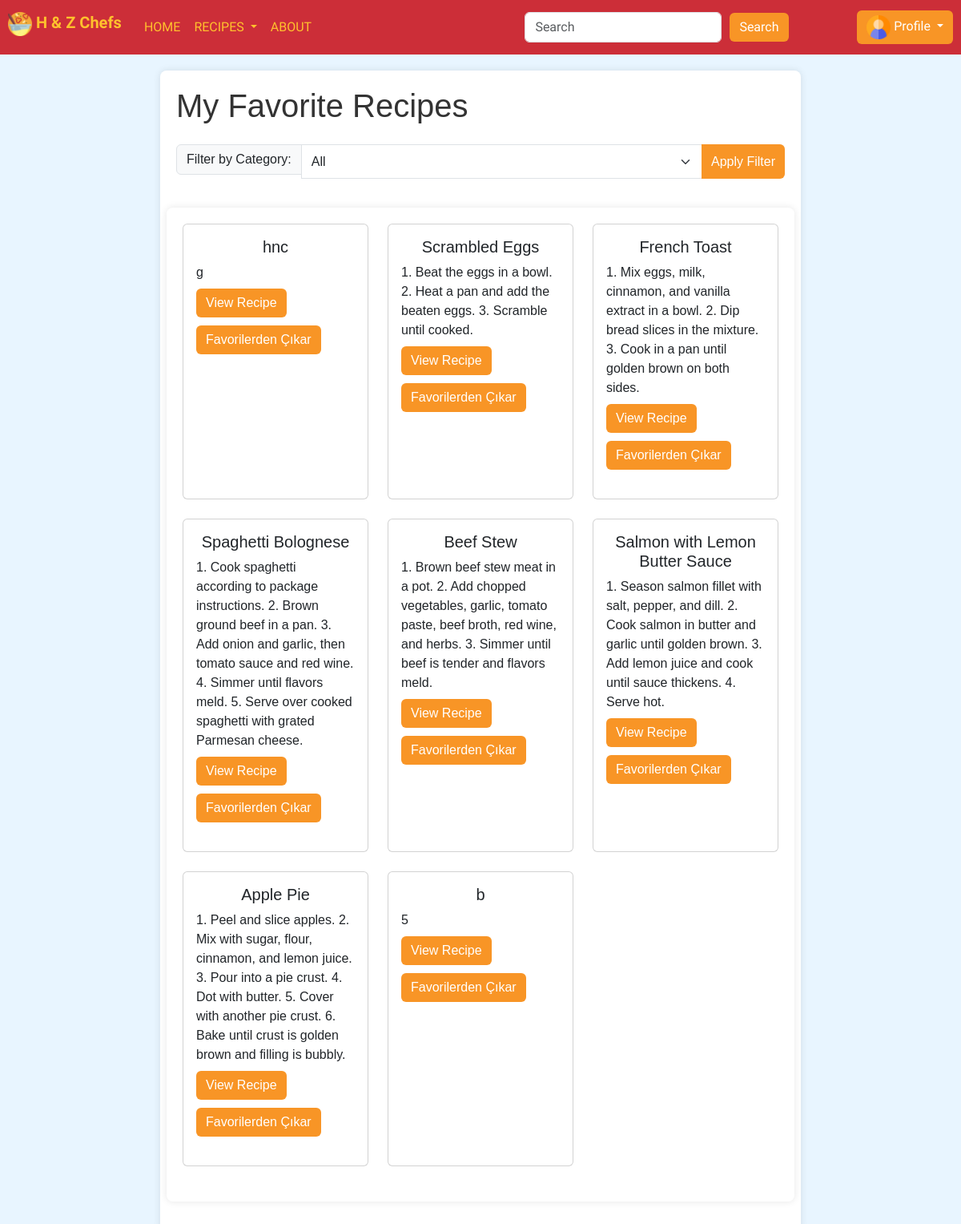
The page /pages/my_favorites.php (signed in) on the database its author committed.
### tables this page shows
CREATE TABLE `recipes` (
  `id` int(11) NOT NULL,
  `recipe_name` varchar(255) NOT NULL,
  `category` varchar(255) NOT NULL,
  `prep_time` int(11) NOT NULL,
  `cook_time` int(11) NOT NULL,
  `ingredients` text NOT NULL,
  `instructions` text NOT NULL,
  `image` varchar(255) NOT NULL,
  `difficulty` varchar(50) NOT NULL,
  `serving_size` int(11) NOT NULL
);

### pages/my_favorites.php (the view, shortened to what this page needs)
<?php
$categoryFilter = "";
?>
<!DOCTYPE html>
<html lang="en">
<head>
    <link href="https://cdn.jsdelivr.net/npm/bootstrap@5.3.3/dist/css/bootstrap.min.css" rel="stylesheet">
    <link rel="stylesheet" href="../navbar2.css">
    <link rel="stylesheet" href="../styles/my_profile.css">
</head>
<body>
    <?php include("../navbar2.php"); ?>
    <div class="container">
        <h1 class="mb-4">My Favorite Recipes</h1>
        <form action="" method="get" class="mb-3">
            <div class="input-group">
                <label class="input-group-text" for="categoryFilter">Filter by Category:</label>
                <select class="form-select" id="categoryFilter" name="category">
                    <option value="" <?php echo (empty($_GET['category']) ? 'selected' : ''); ?>>All</option>
                </select>
                <button type="submit" class="btn btn-primary">Apply Filter</button>
            </div>
        </form>
        <div class="row">
        <?php
        include("../baglanti.php");
        $user_id = $_SESSION['user_id'];
        $sql = "SELECT r.id, r.recipe_name, r.category, r.instructions
                FROM recipes r
                INNER JOIN user_favorites uf ON r.id = uf.recipe_id
                WHERE uf.user_id = '$user_id' $categoryFilter";
        $result = mysqli_query($conn, $sql);
        if (mysqli_num_rows($result) > 0) {
            echo "<div class='container'>";
            echo "<div class='row'>";
            while ($row = mysqli_fetch_assoc($result)) {
                echo "<div class='col-md-6 col-lg-4 mb-4'>";
                echo "<div class='card h-100'>";
                echo "<div class='card-body'>";
                echo "<h5 class='card-title'>" . htmlspecialchars($row["recipe_name"]) . "</h5>";
                echo "<p class='card-text'>" . htmlspecialchars($row["instructions"]) . "</p>";
                echo "<a href='recipe_details.php?recipe_id=" . $row["id"] . "' class='btn btn-primary'>View Recipe</a>";
                echo "<form action='remove_favorite.php' method='post' style='display:inline-block; margin-top: 10px;'>";
                echo "<button type='submit' class='btn btn-danger'>Favorilerden Çıkar</button>";
                echo "</form>";
                echo "</div>";
                echo "</div>";
                echo "</div>";
            }
            echo "</div>";
            echo "</div>";
        } else {
            echo "<p>There are no favorite recipes.</p>";
        }
        ?>
        </div>
    </div>
</body>
</html>

### navbar2.php (shortened to what this page needs)
<nav class="navbar navbar-expand-lg navbar-light bg-light">
    <h1 class="navbar-brand" href="#">
      <img src="/cook/images/logo.png" alt="Logo" width="30" height="30">
      H & Z  Chefs
    </h1>
    <div class="collapse navbar-collapse" id="navbarSupportedContent">
  <ul class="navbar-nav mr-auto">
    <li class="nav-item active">
      <a class="nav-link" href="/cook/index2.php">HOME <span class="sr-only"></span></a>
    </li>
    <li class="nav-item dropdown">
      <a class="nav-link dropdown-toggle" href="#" id="navbarDropdown" role="button" data-bs-toggle="dropdown" aria-haspopup="true" aria-expanded="false">
        RECIPES
      </a>
    </li>
    <li class="nav-item">
      <a class="nav-link" href="/cook/pages/about.php">ABOUT</a>
    </li>
  </ul>
</div>
    <div class="searchsubmit">
      <form class="form-inline my-2 my-lg-0" method="get" action="">
          <div class="d-flex align-items-center">
            <input class="form-control mr-sm-2" type="search" name="search" placeholder="Search" aria-label="Search">
            <button class="btn btn-outline-success my-2 my-sm-0" type="submit">Search</button>
          </div>
        </form>
    </div>
    <div class="dropdown">
      <button class="btn btn-secondary dropdown-toggle" type="button" id="dropdownMenuButton" data-bs-toggle="dropdown" aria-expanded="false">
      <img src="/cook/images/user.png" alt="Profile Picture" width="30" height="30">
          <i class="fas fa-user"></i> Profile
      </button>
    </div>
  </nav>

### navbar2.css (style rules this page uses)
.navbar { background-color: #cc2e38 !important; padding: 10px; font-family: "Poetsen One", sans-serif; font-weight: 400; font-style: normal; }
.navbar-brand { color: #ffc12d; font-weight: bold; margin-right: 20px; transition: color 0.3s; }
.card-title { text-align: center; }
.navbar { margin-bottom: 20px; }
#navbarDropdown { color: #ffc12d; }
.navbar-nav { display: flex; align-items: center; justify-content: space-between; }
.nav-item { margin-right: 1px; }
.nav-item > .nav-link { color: #ffc12d; }
.searchsubmit { flex-grow: 1; text-align: center; }
.searchsubmit form { display: flex; justify-content: center; }
.searchsubmit form .form-control { margin-right: 10px; }
.btn { background-color: #f89526; color: #ffffff; border: none; }

### styles/my_profile.css (style rules this page uses)
body { background-color: #e8f5ff; font-family: Arial; overflow: hidden; margin: 0; padding: 0; }
.container { max-width: 800px; margin: 20px auto; background-color: #fff; padding: 20px; border-radius: 8px; box-shadow: 0 0 10px rgba(0, 0, 0, 0.1); }
h1, h2 { color: #333; }
form { margin-bottom: 20px; }
label { display: block; margin-bottom: 5px; font-weight: bold; }

### pages/my_favorites.php (style rules this page uses)
body { overflow-y: scroll; }
.container { margin-top: 20px; }
.card-body p { margin-bottom: 0.5rem; }

### rows shown on the page
recipes: recipe_name "hnc", instructions "g"
recipes: recipe_name "Scrambled Eggs", instructions "1. Beat the eggs in a bowl. 2. Heat a pan and add the beaten eggs. 3. Scramble until cooked."
recipes: recipe_name "French Toast", instructions "1. Mix eggs, milk, cinnamon, and vanilla extract in a bowl. 2. Dip bread slices in the mixture. 3. Cook in a pan until golden brown on both sides."
recipes: recipe_name "Spaghetti Bolognese", instructions "1. Cook spaghetti according to package instructions. 2. Brown ground beef in a pan. 3. Add onion and garlic, then tomato sauce and red wine. 4. Simmer until flavors meld. 5. Serve over cooked spaghetti with grated Parmesan cheese."
recipes: recipe_name "Beef Stew", instructions "1. Brown beef stew meat in a pot. 2. Add chopped vegetables, garlic, tomato paste, beef broth, red wine, and herbs. 3. Simmer until beef is tender and flavors meld."
recipes: recipe_name "Salmon with Lemon Butter Sauce", instructions "1. Season salmon fillet with salt, pepper, and dill. 2. Cook salmon in butter and garlic until golden brown. 3. Add lemon juice and cook until sauce thickens. 4. Serve hot."
recipes: recipe_name "Apple Pie", instructions "1. Peel and slice apples. 2. Mix with sugar, flour, cinnamon, and lemon juice. 3. Pour into a pie crust. 4. Dot with butter. 5. Cover with another pie crust. 6. Bake until crust is golden brown and filling is bubbly."
recipes: recipe_name "b", instructions "5"
